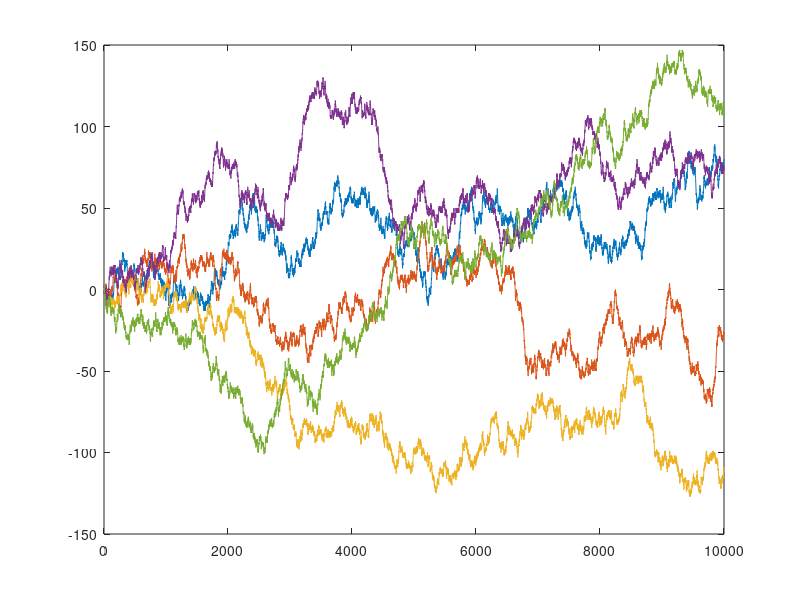
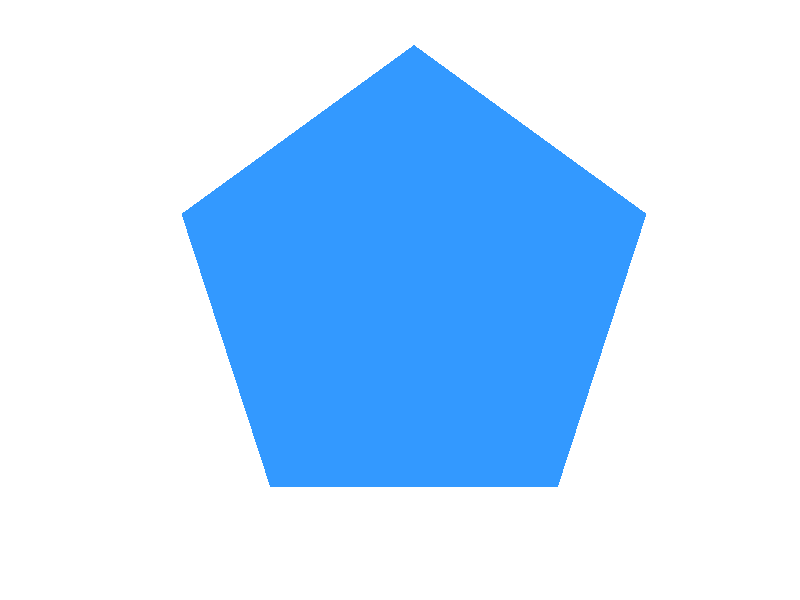
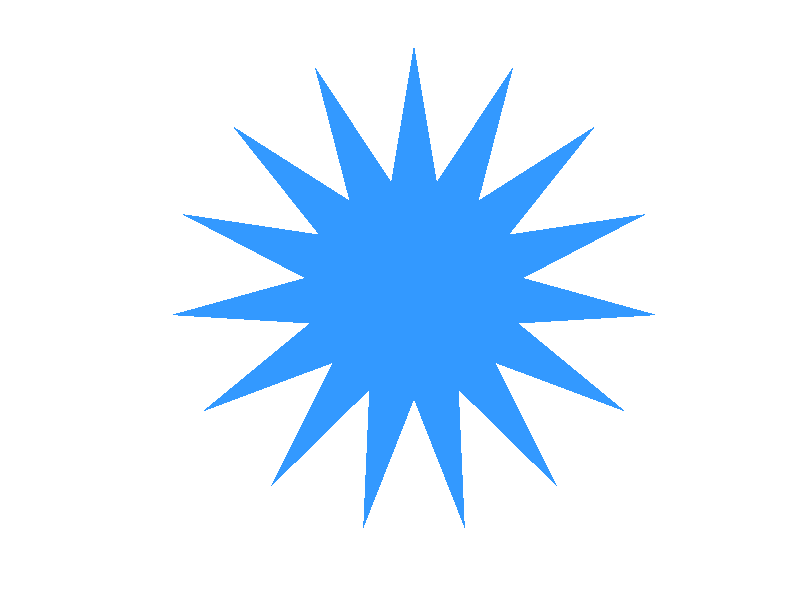
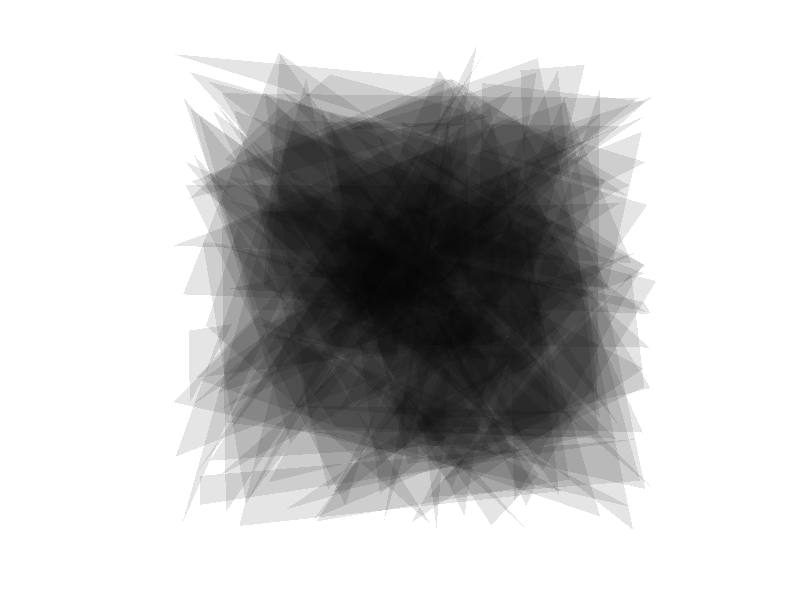

MATLAB code for these plots, in order:
%% Examples


%% Example 1: Scatter plot + confidence bounds
close all
x = 0.1*randn(1,1000);
y = 0.2 + 0.5*randn(1, 1000);
scatter(x, y, '.b')
grid on
xlim([-2,2])
ylim([-2,2])
title('Scatter plot')

X = mean(x);
Y = mean(y);
r1 = std(x);
r2 = std(y);

draw_ellipse = @(k) rectangle(...
        'Position', [X-k*r1, Y-k*r2, 2*k*r1, 2*k*r2],...
        'Curvature', [1, 1],...
        'EdgeColor', [1, 0, 0],...
        'FaceColor', 'none',...
        'LineWidth', 2,...
        'LineStyle', '--');

arrayfun(draw_ellipse, 0.1:0.5:4)

%% Example 4: Random walk (1D)
clc
clear
close all

steps = 10000;    % number of steps
n = 5;          % number of particles
dir=[-1, 1];    % directions
walks=cumsum(dir(randi(1:2, steps, n)));    % realization

plot(walks)

%% Example 3: Regular polygons 
close all
% 
n = 5;  % number of vertices
fi = pi/10; % rotation
th = linspace(0, 2*pi, n+1) + fi;
x = cos(th);
y = sin(th);

screen = get(0, 'ScreenSize');
screen(1:2) = [];
fig_size = [400, 400];
fig_pos = [screen/2-fig_size/2, fig_size];
figure(...
    'Position', fig_pos,...
    'MenuBar', 'no',...
    'Color', [1 1 1],...
    'Name', ['Regular ', num2str(n), '-gon'],...
    'NumberTitle', 'off')
axes(...
    'Visible', 'off',...
    'DataAspectRatio', [1, 1, 1])
patch(...
    'XData', x,...
    'YData', y,...
    'FaceColor', [0.2, 0.6, 1],...
    'EdgeColor', 'none')

%% Example 4: Star
close all
n = 15;

fi = pi/2-2*pi/5;
th = linspace(0, 2*pi, n+1) + fi;

x = cos(th);    % outer points
y = sin(th);

r = 0.45;
x_in = r*cos(th+pi/n);    % inner points
y_in = r*sin(th+pi/n);

star_x = reshape([x;x_in], 1, 2*(n+1));
star_y = reshape([y;y_in], 1, 2*(n+1));


screen = get(0, 'ScreenSize');
screen(1:2) = [];
fig_size = [400, 400];
fig_pos = [screen/2-fig_size/2, fig_size];

figure(...
    'Position', fig_pos,...
    'MenuBar', 'no',...
    'Color', [1 1 1],...
    'Name', 'Star',...
    'NumberTitle', 'off')
axes(...
    'Visible', 'off',...
    'DataAspectRatio', [1, 1, 1])
patch(...
    'XData', star_x,...
    'YData', star_y,...
    'FaceColor', [0.2, 0.6, 1],...
    'EdgeColor', 'none')


%% Example 5: Random triangles

n = 100;
points = 10*rand(6, n);

draw_triangle = @(k) patch(...
                        'XData', points(1:3,k),...
                        'YData', points(4:6,k),...
                        'FaceColor', [0, 0, 0],...
                        'FaceAlpha', 0.1,...
                        'EdgeColor', 'none');



screen = get(0, 'ScreenSize');
screen(1:2) = [];
fig_size = [400, 400];
fig_pos = [screen/2-fig_size/2, fig_size];

figure('MenuBar', 'no',...
       'Color', [1, 1, 1],...
       'Name', 'Random Triangles',...
       'NumberTitle', 'off',...
       'NextPlot', 'add',...
       'Position', fig_pos)
axes('Visible', 'off',...
     'DataAspectRatio', [1 1 1])

arrayfun(draw_triangle, 1:n)


%% Example 6: Random regular triangles
clc
n = 50;

x = 8*rand(1, n);           % centre of triangles
y = 8*rand(1, n);           %
fi = 2*pi*rand(1,n)/3;      % rotations around the centre
r = 0.5 + 1.5*rand(1,n);    % radii (distance of the center and a vertex)
           
get_vectors = @(fi,r) [...
    cos(fi);
    cos(2*pi/3+fi);
    cos(4*pi/3+fi);
    sin(fi);
    sin(2*pi/3+fi);
    sin(4*pi/3+fi)].*repmat(r,6,1);

points = [repmat(x, 3, 1);
          repmat(y, 3, 1)] + get_vectors(fi, r);


draw_triangle = @(k) patch(...
                        'XData', points(1:3,k),...
                        'YData', points(4:6,k),...
                        'FaceColor', [0, 0, 0],...
                        'FaceAlpha', 0.3,...
                        'EdgeColor', 'none');
                    
screen = get(0, 'ScreenSize');
screen(1:2) = [];
fig_size = [400, 400];
fig_pos = [screen/2-fig_size/2, fig_size];

figure('MenuBar', 'none',...
       'Color', [1, 1, 1],...
       'Name', 'Random Triangles',...
       'NumberTitle', 'off',...
       'NextPlot', 'add',...
       'Position', fig_pos)
axes('Visible', 'off',...
     'DataAspectRatio', [1 1 1])

arrayfun(draw_triangle, 1:n)

%% Example 7: Color disks

n = 10;
fi = 0;
th = linspace(0, 2*pi, n+1) + fi;
x = cos(th);
y = sin(th);
 
circ = @(x, y, r) [x-r, y-r, 2*r, 2*r];
plot_disk = @(x, y, c) rectangle(...
                            'Position', circ(x, y, 3.5),...
                            'Curvature', [1, 1],...
                            'FaceColor', [1, 0.2*(1-c)+0.8*c, 0],...,
                            'EdgeColor', 'none');

screen = get(0, 'ScreenSize');
screen(1:2) = [];
fig_size = [400, 400];
fig_pos = [screen/2-fig_size/2, fig_size];

figure('Position', fig_pos,...
       'MenuBar', 'no',...
       'Color', 0.2*[1, 1, 1],...
       'Name', 'Colours',...
       'NumberTitle', 'off',...
       'NextPlot', 'add')
axes('Visible', 'off',...
     'DataAspectRatio', [1 1 1])
 
arrayfun(plot_disk, 5*x, 5*y, linspace(0, 1, n+1))

%% Example 8: Rotating lines

d=1;

draw_line = @(x, th) line('XData', [x-cos(th), x+cos(th)],...
                      'YData', [1-d*sin(th), 1+d*sin(th)],...
                      'LineWidth', 2,...
                      'Color', 'white');

screen = get(0, 'ScreenSize');
screen(1:2) = [];
fig_size = [400, 400];
fig_pos = [screen/2-fig_size/2, fig_size];

figure('MenuBar', 'no',...
       'Color', 0.3*[1, 1, 1],...
       'Name', 'Rotating lines',...
       'NumberTitle', 'off',...
       'NextPlot', 'add',...
       'Position', fig_pos)
axes('Visible', 'off',...
     'DataAspectRatio', [1 1 1])
 
arrayfun(draw_line, linspace(0,3,20), linspace(0,pi,20))

%% Example 9: Dice
clc

circ = @(x, y, r) [x-r, y-r, 2*r, 2*r];
dice = logical(...
       [1 0 1;
        0 1 1;
        0 0 1]);

row_index = (1:3)'*ones(1,3);       % see also meshgrid
col_index = flipdim(row_index',2);


drawDice = @(i, j)...
    rectangle(...
        'Position', circ(i,j,0.4),...
        'FaceColor', [1, 1, 1],...
        'EdgeColor', 'none',...
        'Curvature', [1, 1]);
    
screen = get(0, 'ScreenSize');
screen(1:2) = [];
fig_size = [400, 400];
fig_pos = [screen/2-fig_size/2, fig_size];

figure('Position', fig_pos,...
       'MenuBar', 'no',...
       'Color', 0.2*[1, 1, 1],...
       'Name', 'Dice',...
       'NumberTitle', 'off',...
       'NextPlot', 'add')
axes('Visible', 'off',...
     'DataAspectRatio', [1 1 1])

rectangle(...
        'Position', [0, 0, 4, 4],...
        'Curvature', 0.1*[1, 1],...
        'EdgeColor', [1, 1, 1],...
        'FaceColor', 'none',...
        'LineWidth', 10)
    
arrayfun(drawDice, row_index(dice), col_index(dice))

%% Example 10: Buffon's needle

screen = get(0, 'ScreenSize');
screen(1:2) = [];
fig_pos1 = [screen/4, screen./[4, 2]];
fig_pos2 = [screen/4+[screen(1)/4+10, 0], screen./[4, 2]];

clc
n = 50000;
x = 6*rand(1,n);    
y = 6*rand(1,n);    
th = pi*rand(1,n);   

N = min([300, n]);                      
s = sin(th) >= 2*(1-abs(mod(y,2)-1));
rel_freq = cumsum(s)./(1:n);


figure('MenuBar', 'no',...                      
       'Color', [1, 1, 1],...                   
       'Name', 'Needles',...     
       'NumberTitle', 'off',...                 
       'NextPlot', 'add',...
       'Position', fig_pos1)
   
axes('Visible', 'off',...                       
     'DataAspectRatio', [1 1 1],...             
     'XGrid', 'on',...                          
     'YGrid', 'on',...
     'GridLineStyle', ':')

draw_hline = @(y)...
    line('XData', [-1, 7], 'YData', [y, y], 'Color', 0.6*[1, 1, 1]);
arrayfun(draw_hline, 0:2:6)

draw_needle = @(x, y, th, c) ...
    line(...
    'XData', x + 0.5*[-cos(th), cos(th)],...
    'YData', y + 0.5*[-sin(th), sin(th)],...
    'LineWidth', 2,...
    'Color', [c, 0, 0]);
arrayfun(draw_needle, x(1:N), y(1:N), th(1:N), s(1:N));

figure('MenuBar', 'no',...
       'Color', [1, 1, 1],...
       'Name', 'Relative frequency',...
       'NumberTitle', 'off',...
       'NextPlot', 'add',...
       'Position', fig_pos2)

plot(rel_freq)
xlabel('Number of experiments')
ylabel('Relative frequency')

line('XData', [0, n], 'YData', [1, 1]/pi, 'Color', [1, 0.5, 0])
set(gca,...
     'XGrid', 'on',...
     'YGrid', 'on',...
     'GridLineStyle', ':',...
     'YLim', [0,0.5]);